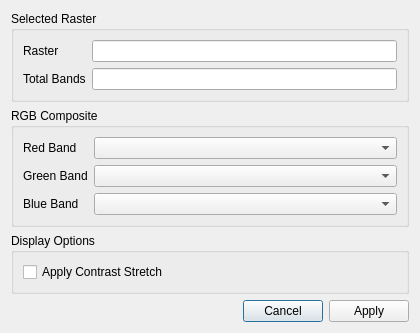
<?xml version="1.0" encoding="UTF-8"?>
<ui version="4.0">
 <class>RGBBandDialog</class>

 <widget class="QDialog" name="RGBBandDialog">
  <property name="geometry">
   <rect>
    <x>0</x>
    <y>0</y>
    <width>420</width>
    <height>320</height>
   </rect>
  </property>

  <property name="windowTitle">
   <string>RGB Band Selection</string>
  </property>

  <layout class="QVBoxLayout" name="verticalLayout">

   <!-- Raster Information -->
   <item>
    <widget class="QGroupBox" name="groupBoxRaster">
     <property name="title">
      <string>Selected Raster</string>
     </property>

     <layout class="QFormLayout" name="formLayoutRaster">

      <item row="0" column="0">
       <widget class="QLabel" name="labelRaster">
        <property name="text">
         <string>Raster</string>
        </property>
       </widget>
      </item>

      <item row="0" column="1">
       <widget class="QLineEdit" name="rasterNameLineEdit">
        <property name="readOnly">
         <bool>true</bool>
        </property>
       </widget>
      </item>

      <item row="1" column="0">
       <widget class="QLabel" name="labelBands">
        <property name="text">
         <string>Total Bands</string>
        </property>
       </widget>
      </item>

      <item row="1" column="1">
       <widget class="QLineEdit" name="bandCountLineEdit">
        <property name="readOnly">
         <bool>true</bool>
        </property>
       </widget>
      </item>

     </layout>

    </widget>
   </item>

   <!-- RGB Selection -->
   <item>
    <widget class="QGroupBox" name="groupBoxRGB">
     <property name="title">
      <string>RGB Composite</string>
     </property>

     <layout class="QFormLayout" name="formLayoutRGB">

      <item row="0" column="0">
       <widget class="QLabel" name="labelRed">
        <property name="text">
         <string>Red Band</string>
        </property>
       </widget>
      </item>

      <item row="0" column="1">
       <widget class="QComboBox" name="redBandComboBox"/>
      </item>

      <item row="1" column="0">
       <widget class="QLabel" name="labelGreen">
        <property name="text">
         <string>Green Band</string>
        </property>
       </widget>
      </item>

      <item row="1" column="1">
       <widget class="QComboBox" name="greenBandComboBox"/>
      </item>

      <item row="2" column="0">
       <widget class="QLabel" name="labelBlue">
        <property name="text">
         <string>Blue Band</string>
        </property>
       </widget>
      </item>

      <item row="2" column="1">
       <widget class="QComboBox" name="blueBandComboBox"/>
      </item>

     </layout>

    </widget>
   </item>

   <!-- Options -->
   <item>
    <widget class="QGroupBox" name="groupBoxOptions">
     <property name="title">
      <string>Display Options</string>
     </property>

     <layout class="QVBoxLayout" name="verticalLayoutOptions">

      <item>
       <widget class="QCheckBox" name="stretchCheckBox">
        <property name="text">
         <string>Apply Contrast Stretch</string>
        </property>
       </widget>
      </item>

     </layout>

    </widget>
   </item>

   <!-- Buttons -->
   <item>
    <widget class="QDialogButtonBox" name="buttonBox">
     <property name="orientation">
      <enum>Qt::Horizontal</enum>
     </property>

     <property name="standardButtons">
      <set>QDialogButtonBox::Apply|QDialogButtonBox::Cancel</set>
     </property>
    </widget>
   </item>

  </layout>

 </widget>

 <resources/>

 <connections>

  <connection>
   <sender>buttonBox</sender>
   <signal>accepted()</signal>
   <receiver>RGBBandDialog</receiver>
   <slot>accept()</slot>
  </connection>

  <connection>
   <sender>buttonBox</sender>
   <signal>rejected()</signal>
   <receiver>RGBBandDialog</receiver>
   <slot>reject()</slot>
  </connection>

 </connections>

</ui>
